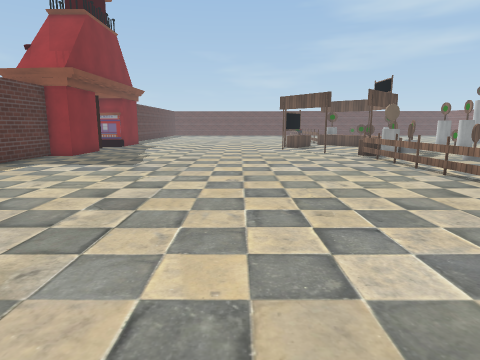
View 1 (above)

20 first-person views from a walk through a scene from a Unity 3-D project. The camera is 1.4 m above the floor, tilts 10° down and sees 75° across. The floor is counted in squares, 1 m on a side. Each view is taken from the middle of a square. On the plan, view 1 faces up. The plan holds only what a view shows up to about 14 squares ahead; the rest is blank. The place goes on beyond the plan. The player character is not drawn. Some surface patterns are stand-ins.

View 2
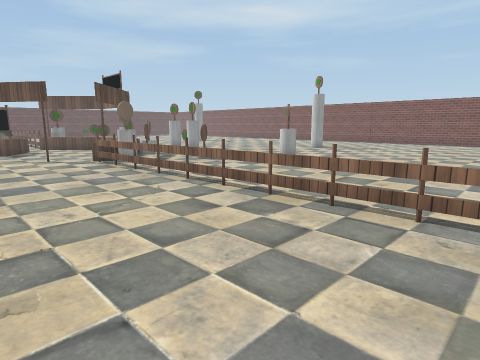

View 3
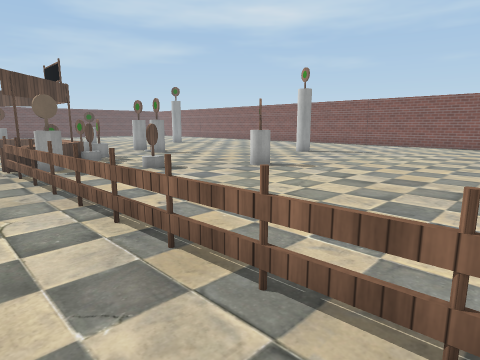

View 4
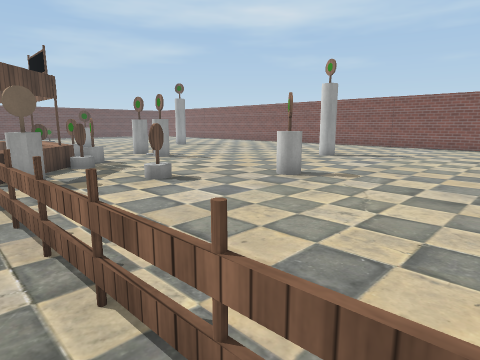

View 5
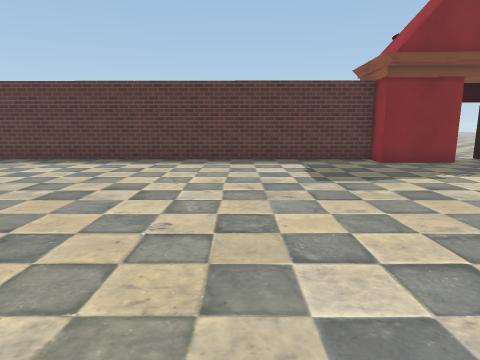

View 6
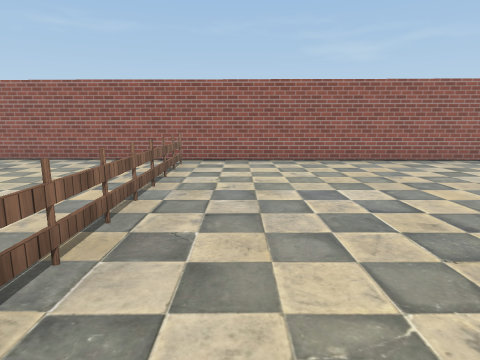

View 7
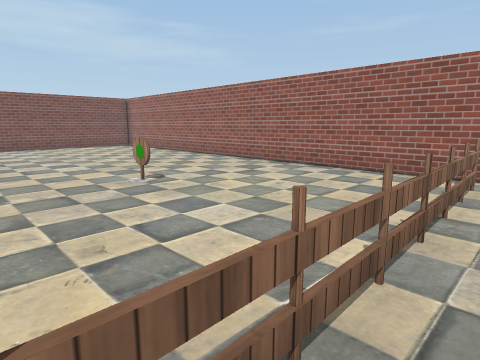

View 8
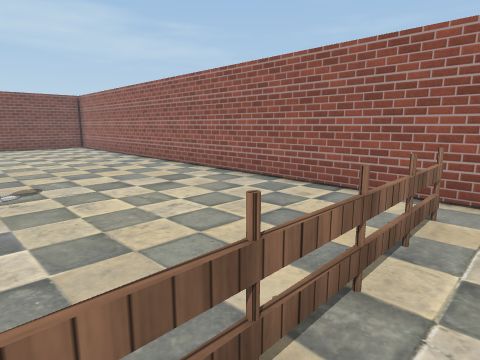

View 9
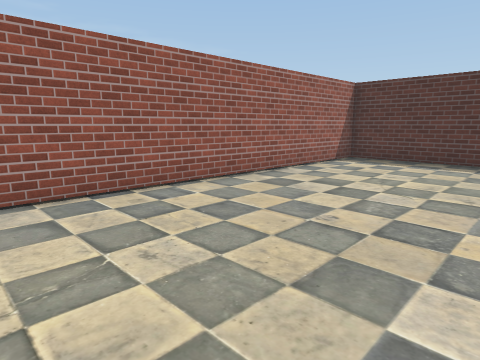

View 10
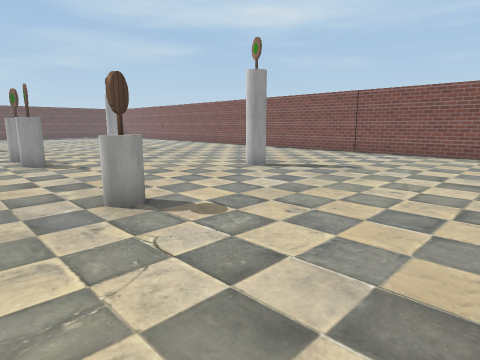

View 11
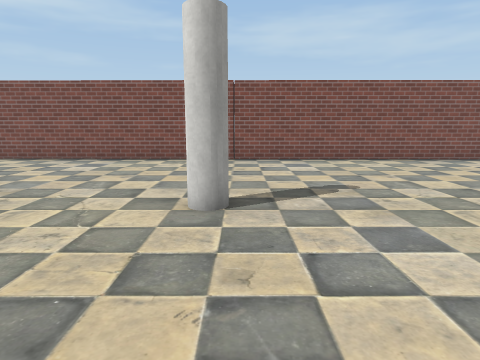

View 12
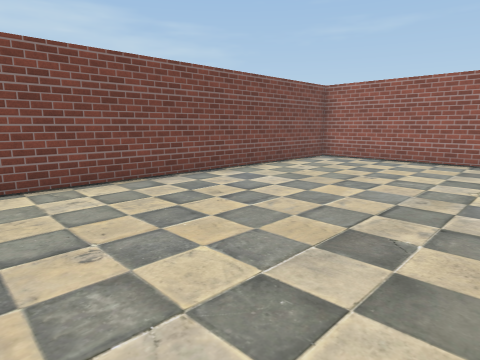

View 13
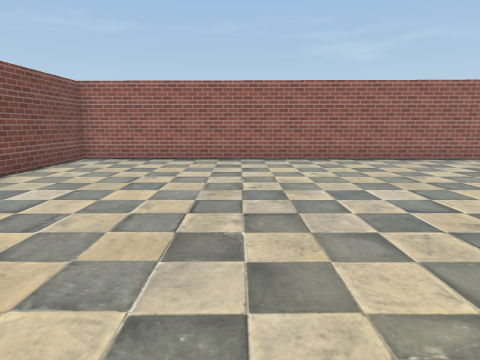

View 14
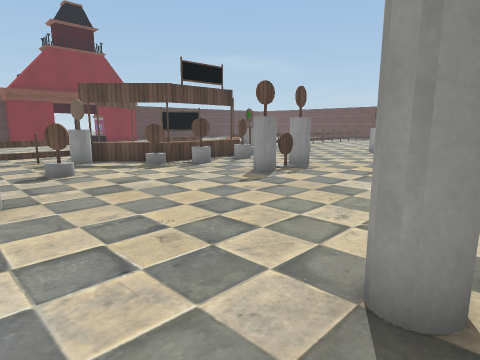

View 15
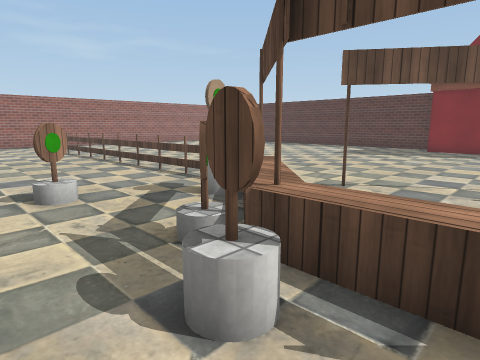

View 16
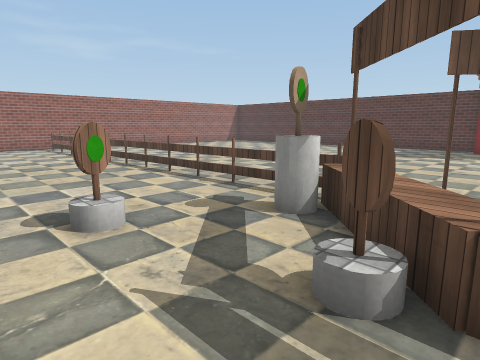

View 17
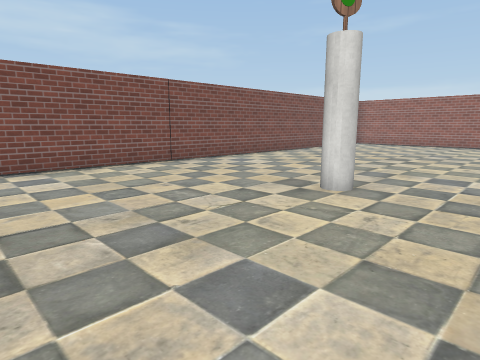

View 18
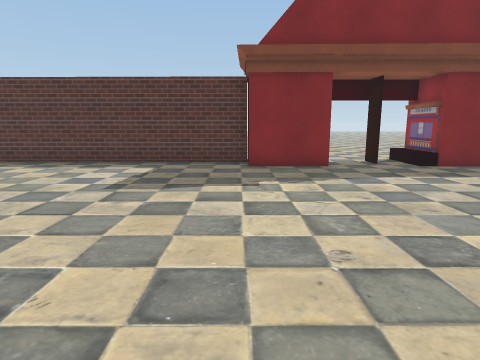

View 19
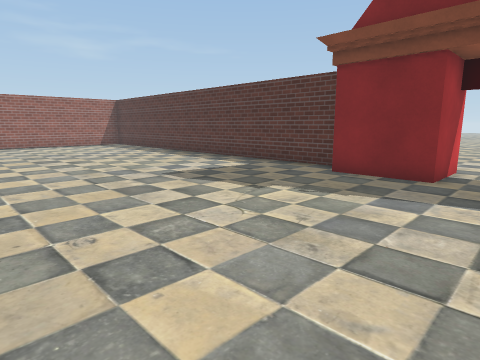

View 20
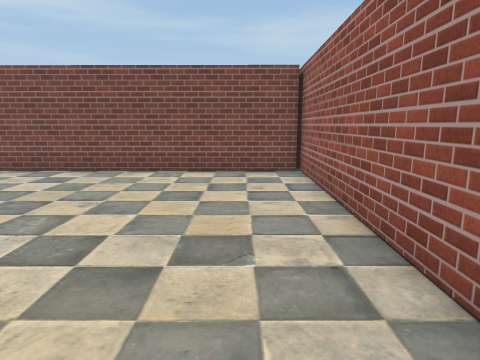

### Floor plan
Points are (right, up) in squares from view 1. A wall is a line through its corners. A room is listed if a view was taken in it or the views show most of it. See-through windows are left out.
Room 1 (views 1, 2, 3, 4, 5, 6, 7, 8, 9, 10, 11, 12, 13, 14, 15, 16, 17, 18, 19, 20)
walls: (-8.6, 14.3) (-8.8, -3.1) (26.3, -3.9); (25.4, -3.8) (25.7, 19.6); (-8.2, 18.9) (-9.3, 18.9); (-10.1, 17.1) (-7.6, 17) (-7.7, 14.3) (-9.4, 14.3)
low walls: (5.8, 7.3) (5.8, 8.4); (5.8, 8.7) (5.9, 7.5); (5.9, 3.4) (5.9, 4.7) (6, 4); (7.7, 15.7) (6.4, 14.5); (6, -0.5) (6, 0.7); (8.6, 19.5) (8.6, 17.4)
ways out: opening at (-10, 18)
objects: other object (3, 19); other object (4, 16); other object (6, -2); other object (6, -1); other object (6, 1); other object (6, 2); other object (6, 3); other object (6, 5); other object (6, 6); other object (6, 7); other object (6, 9); other object (6, 10); other object (6, 11) to (6, 12); other object (6, 13); other object (6, 14); other object (6, 15); other object (7, 14); pillar (8, 14); other object (8, 16) to (9, 16); other object (8, 17); other object (9, 12) to (10, 13); other object (9, 17) to (10, 18); other object (9, 19) to (10, 19); other object (12, 2) to (13, 2); pillar (12, 10) to (13, 11); pillar (12, 17) to (13, 18); pillar (12, 19) to (13, 19); pillar (18, 12) to (19, 13)

Where each view was taken, in squares from view 1:
view 1: 0 up, 0 right, facing up
view 2: 2 up, 1 right, facing up-right
view 3: 3 up, 4 right, facing up-right
view 4: 5 up, 5 right, facing up-right
view 5: 9 up, 4 right, facing left
view 6: 9 up, 4 right, facing down
view 7: 6 up, 5 right, facing down-right
view 8: 3 up, 5 right, facing down-right
view 9: 3 up, 4 right, facing down-left
view 10: 5 up, 10 right, facing up-right
view 11: 12 up, 13 right, facing right
view 12: 9 up, 18 right, facing down-right
view 13: 9 up, 19 right, facing down
view 14: 10 up, 19 right, facing up-left
view 15: 19 up, 11 right, facing down-left
view 16: 17 up, 11 right, facing down-left
view 17: 19 up, 15 right, facing down-right
view 18: 14 up, 3 right, facing left
view 19: 19 up, 1 right, facing down-left
view 20: 2 down, 16 right, facing right
